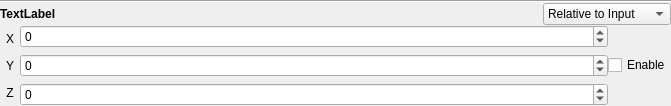
<?xml version="1.0" encoding="UTF-8"?>
<ui version="4.0">
 <class>Form</class>
 <widget class="QWidget" name="Form">
  <property name="geometry">
   <rect>
    <x>0</x>
    <y>0</y>
    <width>671</width>
    <height>101</height>
   </rect>
  </property>
  <property name="maximumSize">
   <size>
    <width>16777215</width>
    <height>101</height>
   </size>
  </property>
  <property name="windowTitle">
   <string>Form</string>
  </property>
  <property name="styleSheet">
   <string notr="true"/>
  </property>
  <layout class="QVBoxLayout" name="verticalLayout_4">
   <property name="spacing">
    <number>0</number>
   </property>
   <property name="leftMargin">
    <number>0</number>
   </property>
   <property name="topMargin">
    <number>0</number>
   </property>
   <property name="rightMargin">
    <number>0</number>
   </property>
   <property name="bottomMargin">
    <number>0</number>
   </property>
   <item>
    <layout class="QVBoxLayout" name="verticalLayout_3" stretch="0,0,1">
     <property name="spacing">
      <number>0</number>
     </property>
     <item>
      <widget class="Line" name="line">
       <property name="orientation">
        <enum>Qt::Horizontal</enum>
       </property>
      </widget>
     </item>
     <item>
      <layout class="QHBoxLayout" name="horizontalLayout_4" stretch="5,1">
       <item>
        <widget class="QLabel" name="lbl_name">
         <property name="styleSheet">
          <string notr="true">font-weight: bold</string>
         </property>
         <property name="text">
          <string>TextLabel</string>
         </property>
        </widget>
       </item>
       <item>
        <widget class="QComboBox" name="cmb_inheritance">
         <item>
          <property name="text">
           <string>Relative to Input</string>
          </property>
         </item>
         <item>
          <property name="text">
           <string>Relative to Parent</string>
          </property>
         </item>
         <item>
          <property name="text">
           <string>Absolute</string>
          </property>
         </item>
        </widget>
       </item>
      </layout>
     </item>
     <item>
      <layout class="QHBoxLayout" name="horizontalLayout" stretch="0,1,0">
       <item>
        <layout class="QVBoxLayout" name="verticalLayout_2" stretch="0,0,0">
         <property name="spacing">
          <number>0</number>
         </property>
         <item>
          <widget class="QLabel" name="lbl_x">
           <property name="minimumSize">
            <size>
             <width>20</width>
             <height>0</height>
            </size>
           </property>
           <property name="maximumSize">
            <size>
             <width>20</width>
             <height>16777215</height>
            </size>
           </property>
           <property name="text">
            <string>X</string>
           </property>
           <property name="alignment">
            <set>Qt::AlignCenter</set>
           </property>
          </widget>
         </item>
         <item>
          <widget class="QLabel" name="lbl_y">
           <property name="minimumSize">
            <size>
             <width>20</width>
             <height>0</height>
            </size>
           </property>
           <property name="maximumSize">
            <size>
             <width>16777215</width>
             <height>16777215</height>
            </size>
           </property>
           <property name="text">
            <string>Y</string>
           </property>
           <property name="alignment">
            <set>Qt::AlignCenter</set>
           </property>
          </widget>
         </item>
         <item>
          <widget class="QLabel" name="lbl_z">
           <property name="minimumSize">
            <size>
             <width>20</width>
             <height>0</height>
            </size>
           </property>
           <property name="maximumSize">
            <size>
             <width>20</width>
             <height>16777215</height>
            </size>
           </property>
           <property name="text">
            <string>Z</string>
           </property>
           <property name="alignment">
            <set>Qt::AlignCenter</set>
           </property>
          </widget>
         </item>
        </layout>
       </item>
       <item>
        <layout class="QVBoxLayout" name="verticalLayout">
         <property name="spacing">
          <number>6</number>
         </property>
         <item>
          <widget class="QSpinBox" name="txt_value_x">
           <property name="minimum">
            <number>-999999999</number>
           </property>
           <property name="maximum">
            <number>999999999</number>
           </property>
          </widget>
         </item>
         <item>
          <widget class="QSpinBox" name="txt_value_y">
           <property name="minimum">
            <number>-999999999</number>
           </property>
           <property name="maximum">
            <number>999999999</number>
           </property>
          </widget>
         </item>
         <item>
          <widget class="QSpinBox" name="txt_value_z">
           <property name="minimum">
            <number>-999999999</number>
           </property>
           <property name="maximum">
            <number>999999999</number>
           </property>
          </widget>
         </item>
        </layout>
       </item>
       <item>
        <widget class="QCheckBox" name="chk_value">
         <property name="text">
          <string>Enable</string>
         </property>
        </widget>
       </item>
      </layout>
     </item>
    </layout>
   </item>
  </layout>
 </widget>
 <resources/>
 <connections/>
</ui>
